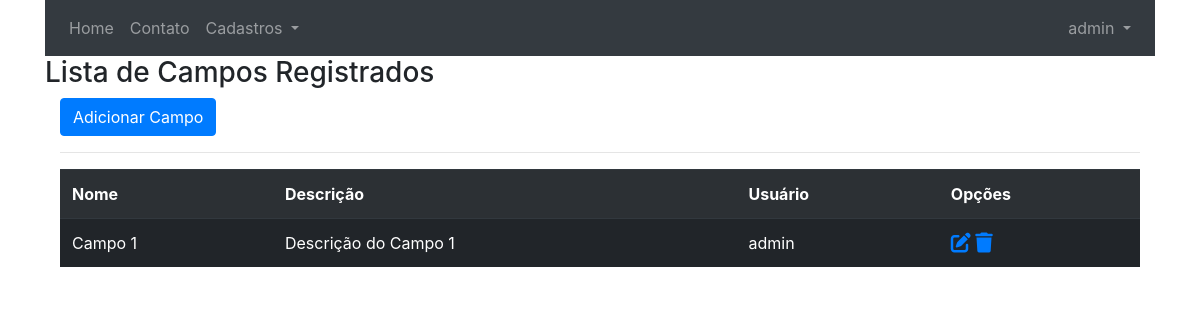
Before: /listar/campos/ (signed in) with the older database file.
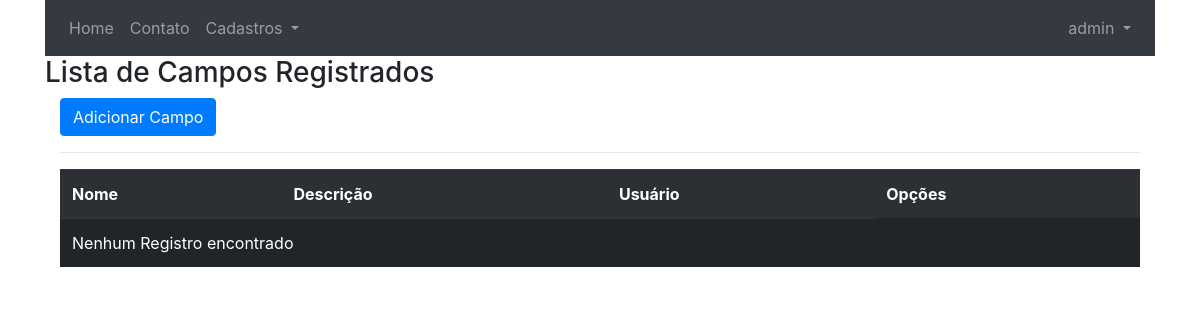
After: the same page with the newer database file.
### cadastros/models.py (models this page shows, shortened)
class Campo(models.Model):
    nome = models.CharField(max_length=50)
    descricao = models.CharField(max_length=150, verbose_name="Descrição")
    usuario = models.ForeignKey(User, on_delete=models.PROTECT)
    class Meta:
        verbose_name = 'Campo'
        verbose_name_plural = 'Campos'

### cadastros/views.py (the view)
# urls.py: path('listar/campos/', CampoList.as_view(), name='listar-campos'),
class CampoList(LoginRequiredMixin, ListView):
    login_url = reverse_lazy('login')
    model = Campo
    template_name = 'cadastros/listas/campo.html'
    def get_queryset(self):
        self.object_list = Campo.objects.filter(usuario=self.request.user)
        return self.object_list

### cadastros/templates/cadastros/listas/campo.html (shortened to what this page needs)
{% extends 'core/base.html' %}
{% load static %}
{% block content %}
    <h3>Lista de Campos Registrados</h3>
    <div class="container">
        <a class="btn btn-primary" href="{% url 'cadastrar-campo' %}">Adicionar Campo</a>
        <hr>
        <div class="table-responsive">
            <table class="table table-striped table-striped-dark table-dark">
                <tr>
                    <th>Nome</th>
                    <th>Descrição</th>
                    <th>Usuário</th>
                    <th>Opções</th>
                </tr>
                {% for campo in object_list  %}
                    <tr>
                        <td>{{ campo.nome }}</td>
                        <td>{{ campo.descricao }}</td>
                        <td>{{ campo.usuario }}</td>
                        <td>
                            <a href="{% url 'editar-campo' campo.pk %}"><i class="fas fa-edit  fa-lg"></i></a>
                            <a href="{% url 'excluir-campo' campo.pk %}"><i class="fas fa-trash fa-lg"></i></a>
                        </td>
                {% empty %}
                        <td colspan="3">Nenhum Registro encontrado</td>
                {% endfor %}
            </table>
        </div>
    </div>
{% endblock %}

Changed rows visible on the page:
removed Campo: nome "Campo 1", descricao "Descrição do Campo 1", usuario "admin"
Other visible differences:
text now shown: "Nenhum Registro encontrado"
